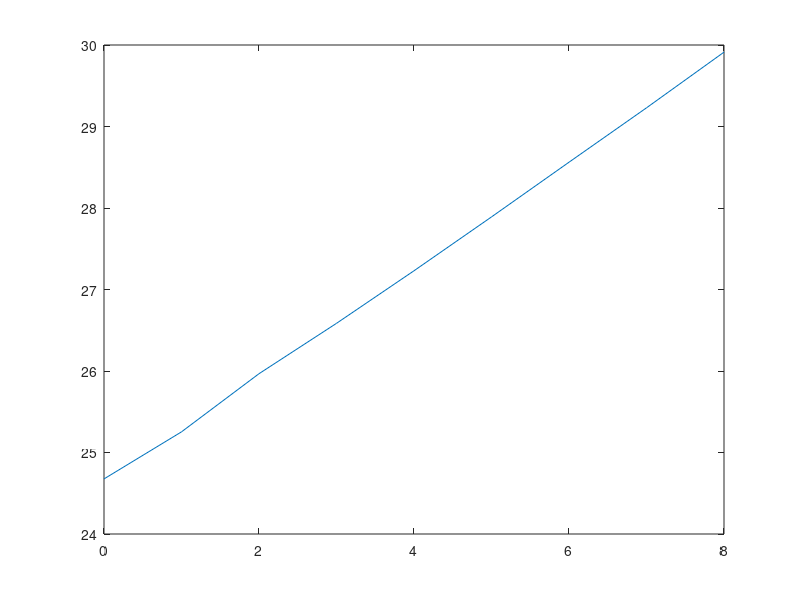

Here is the MATLAB script that generated this plot:


c_vacio=-6.6; %sin 31.25pF


c0=[-6.599,-6.557,-6.567,-6.568,-6.560,-6.576,-6.572,-6.600,-6.594,-6.586,-6.552,-6.585,-6.558,-6.574,-6.598,-6.596,-6.604,-6.600,-6.595,-6.611,-6.559,-6.571,-6.583,-6.561,-6.584,-6.551,-6.532,-6.571,-6.578,-6.563,-6.586,-6.541,-6.587,-6.608,-6.575,-6.573,-6.575,-6.595,-6.593,-6.553,-6.566,-6.596,-6.570,-6.587,-6.570,-6.580,-6.553,-6.608,-6.566,-6.561,-6.566,-6.567,-6.571,-6.599,-6.572,-6.555,-6.560,-6.581,-6.610,-6.559,-6.571,-6.579,-6.561,-6.570,-6.550,-6.571,-6.562,-6.574,-6.569,-6.561,-6.589,-6.593,-6.585,-6.559,-6.582,-6.566,-6.551,-6.578,-6.569,-6.570,-6.585,-6.594,-6.586,-6.557,-6.555,-6.554,-6.582,-6.567,-6.593,-6.597,-6.571,-6.583,-6.541,-6.562,-6.557,-6.574,-6.570,-6.555,-6.586,-6.553,];



c0= mean(c0);


c1=[-6.015,-5.999,-5.972,-5.985,-6.007,-5.967,-5.994,-6.012,-6.020,-5.956,-5.973,-5.995,-5.992,-5.998,-5.987,-6.013,-6.001,-5.988,-5.968,-5.997,-5.962,-6.006,-5.984,-5.969,-5.996,-5.994,-6.041,-6.016,-5.954,-6.007,-5.978,-6.028,-6.024,-5.995,-5.999,-5.972,-6.007,-5.987,-6.006,-5.976,-5.980,-6.022,-5.980,-5.983,-6.018,-5.984,-6.018,-6.015,-5.988,-5.971,-5.986,-5.970,-5.992,-5.966,-6.004,-6.024,-5.972,-5.981,-5.981,-5.989,-5.983,-6.027,-6.033,-6.008,-5.986,-6.014,-6.008,-6.004,-5.994,-6.008,-6.002,-6.013,-6.014,-5.997,-6.015,-5.986,-5.992,-5.989,-5.967,-6.006,-6.033,-6.039,-5.999,-6.015,-5.974,-5.967,-5.990,-5.973,-6.026,-6.028,-5.991,-6.005,-5.983,-6.009,-6.004,-6.001,-6.000,-6.029,-6.000,-5.994,];



c1=mean(c1);


c2=[-5.275,-5.288,-5.295,-5.235,-5.279,-5.277,-5.260,-5.282,-5.280,-5.313,-5.246,-5.345,-5.328,-5.238,-5.253,-5.272,-5.281,-5.273,-5.298,-5.292,-5.256,-5.276,-5.255,-5.324,-5.304,-5.192,-5.265,-5.269,-5.260,-5.292,-5.288,-5.256,-5.299,-5.234,-5.275,-5.347,-5.318,-5.277,-5.279,-5.283,-5.288,-5.280,-5.278,-5.314,-5.308,-5.288,-5.287,-5.286,-5.259,-5.296,-5.293,-5.308,-5.297,-5.273,-5.303,-5.302,-5.306,-5.254,-5.287,-5.299,-5.258,-5.250,-5.259,-5.256,-5.318,-5.290,-5.282,-5.291,-5.299,-5.318,-5.275,-5.262,-5.258,-5.293,-5.260,-5.253,-5.294,-5.313,-5.318,-5.295,-5.281,-5.281,-5.266,-5.343,-5.295,-5.265,-5.310,-5.288,-5.269,-5.222,-5.311,-5.245,-5.314,-5.311,-5.255,-5.307,-5.252,-5.329,-5.285,-5.283,];


c2=mean(c2);


c3=[-4.673,-4.678,-4.659,-4.629,-4.656,-4.646,-4.694,-4.679,-4.651,-4.657,-4.674,-4.692,-4.683,-4.682,-4.685,-4.648,-4.638,-4.708,-4.655,-4.645,-4.659,-4.673,-4.643,-4.641,-4.660,-4.598,-4.670,-4.667,-4.674,-4.698,-4.680,-4.685,-4.675,-4.676,-4.670,-4.652,-4.637,-4.681,-4.689,-4.684,-4.672,-4.692,-4.666,-4.648,-4.651,-4.622,-4.645,-4.623,-4.687,-4.743,-4.677,-4.672,-4.658,-4.659,-4.627,-4.667,-4.666,-4.641,-4.636,-4.691,-4.680,-4.675,-4.639,-4.689,-4.667,-4.648,-4.703,-4.660,-4.668,-4.646,-4.667,-4.682,-4.657,-4.663,-4.698,-4.654,-4.673,-4.671,-4.687,-4.661,-4.680,-4.690,-4.684,-4.645,-4.682,-4.681,-4.638,-4.635,-4.673,-4.683,-4.646,-4.681,-4.624,-4.644,-4.650,-4.666,-4.668,-4.666,-4.665,-4.638,];


c3=mean(c3);



c4=[-4.027,-4.013,-4.015,-4.035,-3.999,-4.021,-3.982,-4.019,-4.047,-4.018,-4.045,-4.027,-4.044,-4.050,-4.012,-4.028,-4.043,-4.071,-4.038,-4.018,-4.036,-4.003,-4.059,-4.013,-4.003,-4.034,-4.013,-4.000,-4.013,-4.006,-4.032,-4.025,-4.015,-4.000,-4.079,-4.005,-4.025,-4.041,-4.009,-4.009,-4.027,-3.996,-4.000,-4.038,-4.035,-3.984,-4.034,-4.010,-4.007,-4.039,-4.018,-4.000,-4.031,-4.024,-3.990,-4.008,-4.039,-3.997,-4.008,-3.996,-4.052,-4.013,-4.004,-3.999,-4.048,-4.001,-3.978,-4.063,-4.014,-4.070,-3.979,-3.986,-4.024,-4.031,-4.023,-4.056,-4.001,-4.012,-3.993,-4.005,-4.029,-4.037,-4.017,-4.008,-4.030,-4.053,-4.011,-4.061,-3.983,-4.014,-4.021,-4.017,-4.011,-4.019,-4.015,-4.053,-4.011,-4.021,-4.016,-3.982,];


c4=mean(c4);



c5=[-3.352,-3.392,-3.361,-3.362,-3.331,-3.322,-3.357,-3.348,-3.354,-3.362,-3.348,-3.362,-3.349,-3.347,-3.347,-3.351,-3.324,-3.361,-3.335,-3.353,-3.336,-3.335,-3.371,-3.348,-3.390,-3.334,-3.363,-3.371,-3.360,-3.375,-3.387,-3.355,-3.361,-3.357,-3.345,-3.350,-3.331,-3.328,-3.370,-3.377,-3.357,-3.356,-3.328,-3.354,-3.352,-3.353,-3.376,-3.388,-3.319,-3.353,-3.366,-3.402,-3.363,-3.370,-3.337,-3.359,-3.350,-3.371,-3.357,-3.369,-3.352,-3.384,-3.352,-3.404,-3.390,-3.385,-3.368,-3.387,-3.353,-3.357,-3.389,-3.381,-3.340,-3.304,-3.366,-3.339,-3.344,-3.358,-3.371,-3.334,-3.362,-3.370,-3.367,-3.379,-3.360,-3.328,-3.361,-3.365,-3.328,-3.392,-3.372,-3.352,-3.386,-3.367,-3.354,-3.395,-3.389,-3.378,-3.359,-3.374,];


c5=mean(c5);


c6=[-2.664,-2.677,-2.654,-2.665,-2.678,-2.674,-2.703,-2.661,-2.672,-2.712,-2.696,-2.732,-2.682,-2.647,-2.700,-2.699,-2.681,-2.698,-2.684,-2.723,-2.693,-2.688,-2.734,-2.710,-2.705,-2.667,-2.682,-2.677,-2.690,-2.694,-2.687,-2.710,-2.701,-2.660,-2.714,-2.684,-2.693,-2.670,-2.681,-2.688,-2.653,-2.675,-2.682,-2.661,-2.691,-2.699,-2.692,-2.668,-2.677,-2.695,-2.681,-2.700,-2.692,-2.690,-2.696,-2.661,-2.701,-2.667,-2.682,-2.673,-2.707,-2.697,-2.691,-2.680,-2.710,-2.700,-2.727,-2.709,-2.701,-2.684,-2.672,-2.687,-2.699,-2.666,-2.670,-2.692,-2.691,-2.688,-2.685,-2.701,-2.690,-2.717,-2.646,-2.701,-2.712,-2.700,-2.699,-2.685,-2.677,-2.698,-2.714,-2.685,-2.697,-2.670,-2.719,-2.683,-2.657,-2.681,-2.677,-2.687,];


c6=mean(c6);


c7=[-1.986,-2.017,-2.018,-2.022,-2.043,-1.996,-2.046,-2.001,-2.046,-2.049,-2.019,-2.016,-2.029,-2.019,-2.002,-2.028,-2.027,-2.015,-2.021,-2.025,-2.054,-2.017,-2.044,-2.007,-2.020,-2.037,-2.020,-2.034,-2.037,-2.043,-2.011,-2.024,-2.027,-2.006,-2.023,-2.063,-2.059,-2.006,-2.002,-2.026,-2.051,-2.018,-2.047,-1.986,-2.014,-2.035,-2.048,-1.990,-2.018,-2.022,-2.019,-2.053,-2.040,-2.034,-2.052,-1.973,-2.000,-2.056,-2.026,-1.994,-2.043,-1.966,-1.951,-1.985,-2.017,-1.988,-1.986,-2.019,-2.056,-2.036,-2.025,-2.011,-2.022,-1.994,-2.050,-1.988,-2.059,-2.020,-1.983,-2.005,-2.025,-2.001,-2.007,-2.054,-2.023,-2.035,-1.993,-2.006,-2.018,-2.011,-2.040,-2.002,-2.005,-2.003,-2.025,-2.024,-2.037,-2.028,-2.061,-2.036,];



c7=mean(c7);


c8=[-1.344,-1.345,-1.345,-1.345,-1.332,-1.354,-1.324,-1.351,-1.347,-1.345,-1.365,-1.354,-1.320,-1.326,-1.360,-1.310,-1.318,-1.321,-1.361,-1.313,-1.311,-1.348,-1.370,-1.342,-1.332,-1.324,-1.322,-1.349,-1.337,-1.371,-1.349,-1.328,-1.309,-1.329,-1.329,-1.347,-1.366,-1.327,-1.323,-1.346,-1.365,-1.351,-1.345,-1.323,-1.295,-1.346,-1.310,-1.314,-1.344,-1.334,-1.328,-1.377,-1.353,-1.366,-1.330,-1.323,-1.355,-1.310,-1.353,-1.322,-1.321,-1.331,-1.316,-1.327,-1.358,-1.378,-1.368,-1.335,-1.331,-1.386,-1.358,-1.341,-1.330,-1.340,-1.368,-1.330,-1.321,-1.354,-1.345,-1.326,-1.322,-1.303,-1.305,-1.352,-1.342,-1.309,-1.315,-1.358,-1.325,-1.327,-1.357,-1.326,-1.315,-1.341,-1.337,-1.352,-1.353,-1.326,-1.305,-1.355,];




c8=mean(c8);



x=0:1:8;
c=[c0, c1, c2, c3, c4, c5, c6 , c7, c8];

c=c+31.25;



pendiente= (c(9)-c(1))/8;





plot(x,c)

%plot(x,c)



